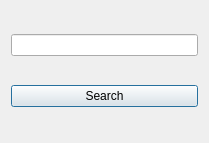
<?xml version="1.0" encoding="UTF-8"?>
<ui version="4.0">
 <class>SearchDialog</class>
 <widget class="QDialog" name="SearchDialog">
  <property name="geometry">
   <rect>
    <x>0</x>
    <y>0</y>
    <width>209</width>
    <height>143</height>
   </rect>
  </property>
  <property name="windowTitle">
   <string>Dialog</string>
  </property>
  <layout class="QVBoxLayout" name="verticalLayout">
   <item>
    <widget class="QLineEdit" name="lineEdit"/>
   </item>
   <item>
    <widget class="QPushButton" name="pushButton">
     <property name="text">
      <string>Search</string>
     </property>
    </widget>
   </item>
  </layout>
 </widget>
 <resources/>
 <connections>
  <connection>
   <sender>pushButton</sender>
   <signal>clicked()</signal>
   <receiver>SearchDialog</receiver>
   <slot>accept()</slot>
   <hints>
    <hint type="sourcelabel">
     <x>143</x>
     <y>97</y>
    </hint>
    <hint type="destinationlabel">
     <x>145</x>
     <y>64</y>
    </hint>
   </hints>
  </connection>
 </connections>
</ui>
